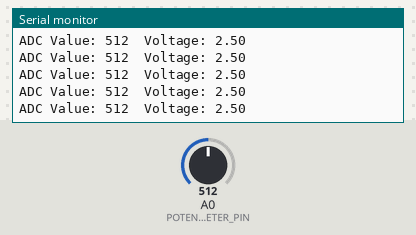
The sketch below on a simulated Arduino Uno, built with avr-gcc and run on an emulated ATmega328P. On the bench: the last lines printed to the serial monitor. The test bench sets the inputs (shaded band); at power-on: A0 (POTENTIOMETER_PIN) = 512.

Above: at 1.2 s.
1.3 s: A0 (POTENTIOMETER_PIN) set to 716
At 1.32 s:
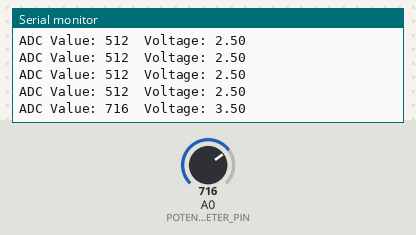
2.8 s: A0 (POTENTIOMETER_PIN) set to 900
At 2.83 s:
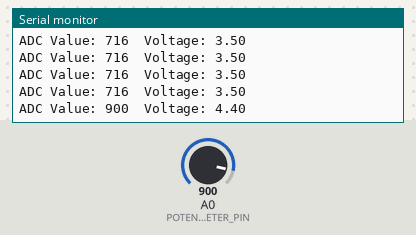
Timing chart, 0 to 5.8 s (numbered marks = the images above; inputs shaded):
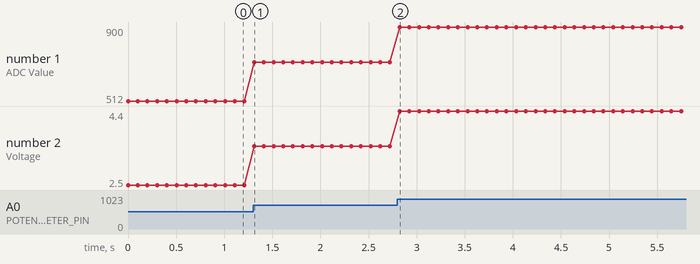

Measured:
- after the input at 1.3 s, the serial monitor: prints a new line at once (image 1)
- after the input at 2.8 s, the serial monitor: prints a new line at once (image 2)
- plotted number 1: 512 → 716 after the input at 1.3 s, 716 → 900 after the input at 2.8 s
- plotted number 2: 2.5 → 3.5 after the input at 1.3 s, 3.5 → 4.4 after the input at 2.8 s

The sketch:

ex4-read-potentiometer-display-in-ide.ino
```cpp
#include <Arduino.h>

#define POTENTIOMETER_PIN A0
#define ADC_MAX_VALUE 1023
#define VOLTAGE_REFERENCE 5.0

void setup() {
    Serial.begin(9600);
    while (!Serial) { }
}

void loop() {
    int adcValue = analogRead(POTENTIOMETER_PIN);

    float voltage = (adcValue / (float)ADC_MAX_VALUE) * VOLTAGE_REFERENCE;

    Serial.print("ADC Value: ");
    Serial.print(adcValue);
    Serial.print("  Voltage: ");
    Serial.println(voltage, 2);

    delay(100);  // The author is aware of this delay() usage.
}
```
